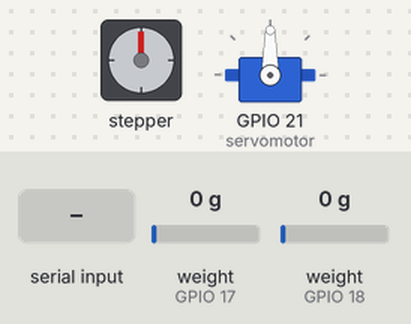
Recording of a sketch running on a simulated ESP32. Parts: stepper motor, servo. Wiring (inferred from the names in the program): stepper motor driver (750 steps per turn assumed): step GPIO 14; direction GPIO 12. Inputs (shaded band) come from the test bench; at power-on: weight on the scale (sensors on GPIO 17, GPIO 18) 0 g. What the sketch prints to the serial monitor is not drawn.

Above: at 10.0 s.
10.1 s: "3" received over Serial
11.6 s: "l" received over Serial
At 11.75 s:
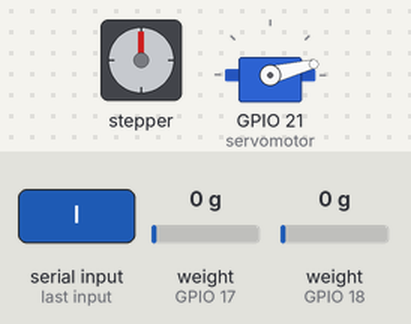
14.0 s: "4" received over Serial
15.5 s: "r" received over Serial
At 16.8 s:
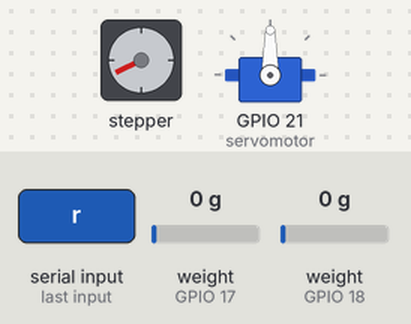
Timing chart, 0 to 19.5 s (numbered marks = the images above; inputs shaded):
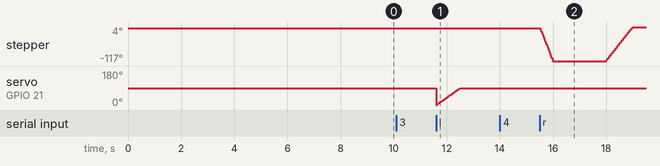

Measured:
- after the input at 10.1 s, every drawn part: stays the same
- after the input at 14.0 s, every drawn part: stays the same
- after the input at 15.5 s, stepper: turns 117° counter-clockwise in 0.49 s, then 121° clockwise in 1.0 s

The sketch:

catareco.ino
```cpp
/*
 Name:    LoadCell.ino
 Created: 13.11.2022 09:22:15
 Author:  hpete
*/

// balança
#include <HX711_ADC.h>
#include <ESP32Servo.h>
HX711_ADC loadCell1(17,16);
HX711_ADC loadCell2(18,5);


//servo
Servo servomotor;
int pos = 0;

//passo
const int DIR = 12;
const int STEP = 14;
const int  steps_per_rev = 750;


void setup() {
  Serial.begin(9600);

  //balanca
  loadCell1.begin();
  loadCell1.start(4000);
  loadCell1.setCalFactor(2000);
  loadCell2.begin();
  loadCell2.start(4000);
  loadCell2.setCalFactor(1.04);

  //servo
  servomotor.attach(21);  // Pinagem do servo (pino GPIO)

  //passo
  pinMode(STEP, OUTPUT);
  pinMode(DIR, OUTPUT);
  digitalWrite(DIR, LOW);
  digitalWrite(STEP, HIGH);
  delayMicroseconds(1000);
}

void loop() {
  char command = Serial.read();
  if (command == '1') {
    loop_balanca1();
  }
  if (command == '2') {
    loop_balanca2();
  }
  if (command == '3') {
    loop_servo();
  }
  if(command == '4') {
    loop_passo();
  }
}

char read_serial(){
  char command;
  while (!Serial.available()) {
    // Aqui você pode adicionar outros processamentos ou atrasos, se necessário
    if (Serial.available() > 0) {
      command = Serial.read();
      return command;
    }
  }
}

// the loop function runs over and over again until power down or reset
void loop_balanca1() {
  static float load = 0.0;
  static unsigned long waitTime = millis();

  if (loadCell1.update()) load = loadCell1.getData();

  if ((millis() - waitTime) > 250) {
    //Serial.print("Load value: ");
    Serial.println(load);
    delay(1000);
    waitTime = millis();
  }

}

void loop_balanca2() {
  static float load = 0.0;
  static unsigned long waitTime = millis();

  if (loadCell2.update()) load = loadCell2.getData();

  if ((millis() - waitTime) > 250) {
    //Serial.print("Load value: ");
    Serial.println(load);
    delay(1000);
    waitTime = millis();
  }

}

void loop_servo() {
  Serial.print("entrou no loop servo");
  char command = read_serial();

  // Aguarda a primeira entrada no serial

  while(command != 'p' && command != 'l') {
    command = read_serial();
  }

  // Executa continuamente enquanto houver entradas no serial e o programa não estiver concluído

      if (command == 'l') {
        rotateServoLata();
      }
      if (command == 'p') {
        rotateServoPet();
      }

}

void loop_passo(){
  Serial.print("entrou no loop passo");
  char command = read_serial();

  // Aguarda a primeira entrada no serial

  while(command != 'l' && command != 'r') {
    command = read_serial();
  }

  // Executa continuamente enquanto houver entradas no serial e o programa não estiver concluído

      if (command == 'l') {
        rotatePassoLixo();
      }
      if (command == 'r') {
        rotatePassoReciclavel();
      }
}


void rotateServoLata() {
  for (pos = 0; pos <= 90; pos += 1) {
    servomotor.write(pos);
    delay(10);
  }
}

void rotateServoPet() {
  for (pos = 90; pos >= 0; pos -= 1){
    servomotor.write(pos);
    delay(10);
  }
}

void rotatePassoLixo() {
  digitalWrite(DIR, LOW);
  Serial.println("Girando no sentido anti-horário...");

  for(int i = 0; i<steps_per_rev; i++)
  {
    digitalWrite(STEP, HIGH);
    delayMicroseconds(500);
    digitalWrite(STEP, LOW);
    delayMicroseconds(500);
  }
  delay(1000);

  digitalWrite(DIR, HIGH);
  Serial.println("Girando no sentido horário...");

  for(int i = 0; i<steps_per_rev + 15; i++)
  {
    digitalWrite(STEP, HIGH);
    delayMicroseconds(1000);
    digitalWrite(STEP, LOW);
    delayMicroseconds(1000);
  }
  delay(1000);
}

void rotatePassoReciclavel() {
    digitalWrite(DIR, LOW);
  Serial.println("Girando no sentido anti-horário...");

  for(int i = 0; i<steps_per_rev/2 - 130; i++)
  {
    digitalWrite(STEP, HIGH);
    delayMicroseconds(1000);
    digitalWrite(STEP, LOW);
    delayMicroseconds(1000);
  }
  delay(2000);

  digitalWrite(DIR, HIGH);
  Serial.println("Girando no sentido horário...");

  for(int i = 0; i<steps_per_rev/2 - 120; i++)
  {
    digitalWrite(STEP, HIGH);
    delayMicroseconds(2000);
    digitalWrite(STEP, LOW);
    delayMicroseconds(2000);
  }
  delay(1000);
}
```
